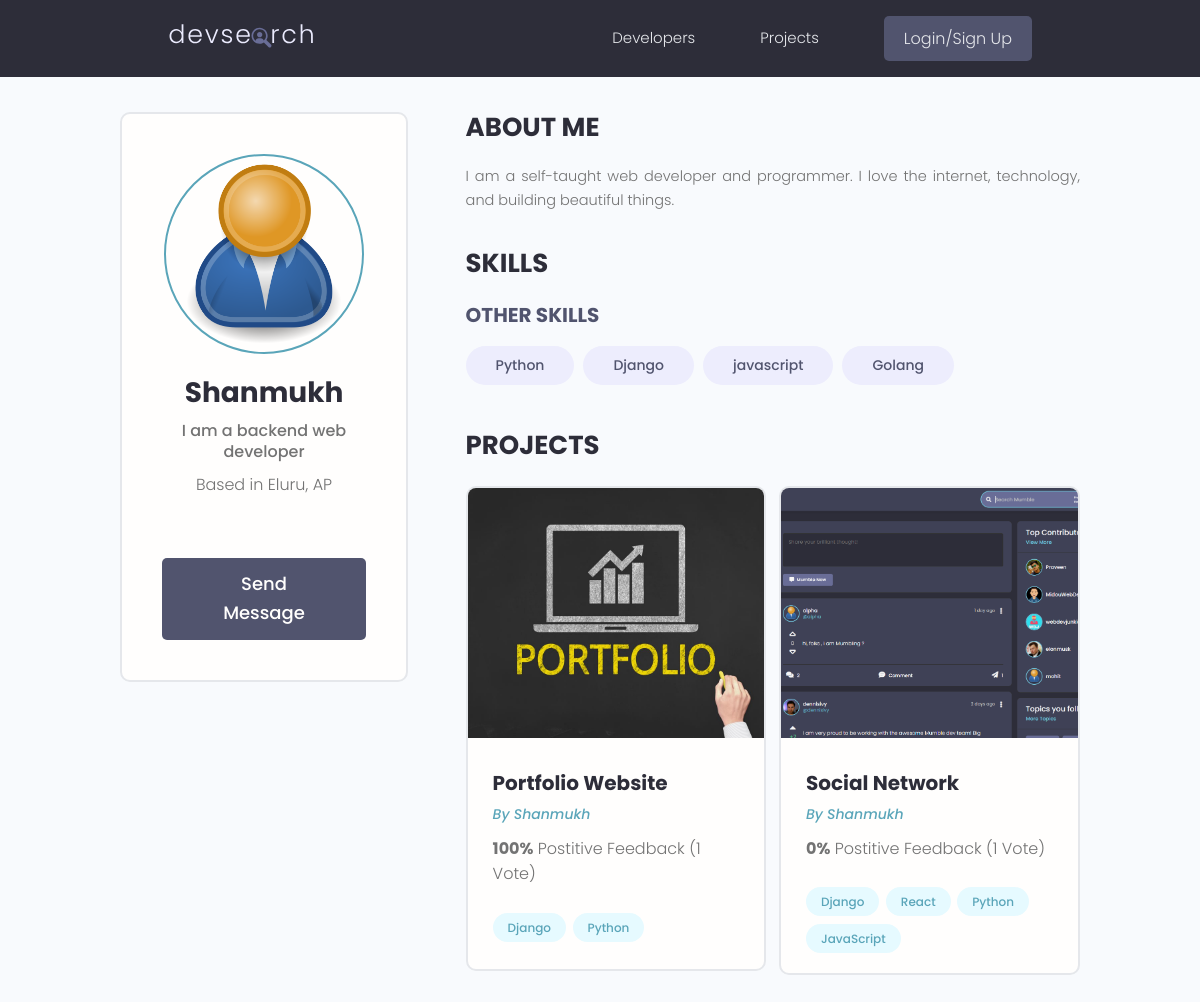
Screenshot of /profile/d951b769-801d-4a21-a78c-5590eb86a519/ with the database file from the repository.
### users/models.py (models this page shows, shortened)
class Profile(models.Model):
    user = models.OneToOneField(User,on_delete=models.CASCADE, null=True, blank=True)
    name =  models.CharField(max_length=200, null=True, blank=True)
    username =  models.CharField(max_length=200, null=True, blank=True)
    email = models.EmailField(max_length=200, null=True, blank=True)
    location =  models.CharField(max_length=200, null=True, blank=True)
    short_intro = models.CharField(max_length=200, null=True, blank=True)
    bio = models.TextField(null=True, blank=True)
    profile_image = models.ImageField(null=True, blank=True,upload_to='profiles/',default='profiles/user-default.png')
    social_github = models.CharField(max_length=200, null=True, blank=True)
    social_twitter = models.CharField(max_length=200, null=True, blank=True)
    social_linkedin = models.CharField(max_length=200, null=True, blank=True)
    social_youtube = models.CharField(max_length=200, null=True, blank=True)
    social_website = models.CharField(max_length=200, null=True, blank=True)
    created = models.DateTimeField(auto_now_add=True)
    id = models.UUIDField(default=uuid.uuid4,unique=True,primary_key=True,editable=False)
    class Meta:
        ordering = ['created']
    @property
    def imageurl(self):
        try:    url = self.profile_image.url
        except: url = ''
        return url
    class Meta:
        ordering = ['created']      #desc: ['-created']

class Skill(models.Model):
    owner = models.ForeignKey(Profile,on_delete=models.CASCADE, null=True,blank=True)
    name = models.CharField(max_length=200,null=True,blank=True)
    description = models.TextField(null=True,blank=True)
    created = models.DateTimeField(auto_now_add=True)
    id = models.UUIDField(default=uuid.uuid4,unique=True,primary_key=True,editable=False)
    def __str__(self):
        return str(self.name)

### projects/models.py (models this page shows, shortened)
class Project(models.Model):
    owner = models.ForeignKey(Profile,on_delete=models.CASCADE,null=True,blank=True)
    title = models.CharField(max_length=200)
    description = models.TextField(null=True,blank=True)
    featured_image = models.ImageField(null=True,blank=True, default='default.jpg')
    demo_link = models.CharField(max_length=2000, null=True,blank=True)
    source_link = models.CharField(max_length=2000, null=True,blank=True)
    tags = models.ManyToManyField('Tag',blank=True) #anotherway: tag = models.ManyToManyField(Tag,null=True)
    vote_total = models.IntegerField(default=0,null=True,blank=True)
    vote_ratio = models.IntegerField(default=0,null=True,blank=True)
    created = models.DateTimeField(auto_now_add=True)
    id = models.UUIDField(default=uuid.uuid4,unique=True,primary_key=True,editable=False)
    class Meta:
        ordering = ['-vote_ratio','-vote_total','title']      #desc: ['-created']
    @property
    def imageurl(self):
        try:    url = self.featured_image.url
        except: url = ''
        return url

class Tag(models.Model):
    name = models.CharField(max_length=200)
    created = models.DateTimeField(auto_now_add=True)
    id = models.UUIDField(default=uuid.uuid4,unique=True,primary_key=True,editable=False)

### users/views.py (the view)
# urls.py: path('profile/<str:val>/',views.getprofile,name='profile'),
def getprofile(req,val):
    prof = Profile.objects.get(id=val)
    topskills = prof.skill_set.exclude(description__exact='')
    otherskills = prof.skill_set.filter(description='')
    cntxt = {'prof':prof,'topskills':topskills,'otherskills':otherskills}
    return render(req,'users/profile.html',cntxt)

### users/templates/users/profile.html (shortened to what this page needs)
{% extends 'main.html' %}
{% block conten %}
<main class="profile my-md">
    <div class="container">
      <div class="layout">
        <div class="column column--1of3">
          <div class="card text-center">
            <div class="card__body dev">
              <img class="avatar avatar--xl" src="{{prof.imageurl}}" />
              <h2 class="dev__name">{{prof.name}}</h2>
              <p class="dev__title">{{prof.short_intro}}</p>
              <p class="dev__location">Based in {{prof.location}}</p>
              {% if prof.id != request.user.profile.id %}
              <a href="{% url 'createmessage' prof.id %}" class="btn btn--sub btn--lg">Send Message </a>
              {% endif %}
            </div>
          </div>
        </div>
        <div class="column column--2of3">
          <div class="devInfo">
            <h3 class="devInfo__title">About Me</h3>
            <p class="devInfo__about">{{prof.bio}}</p>
          </div>
          <div class="devInfo">
            <h3 class="devInfo__title">Skills</h3>
            <div class="devInfo__skills">
              <h3 class="devInfo__subtitle">Other Skills</h3>
              <div class="devInfo__otherSkills">
                {% for skill in otherskills %}
                <span class="tag tag--pill tag--sub tag--lg">
                  <small>{{skill}}</small>
                </span>
                {% endfor %}
              </div>
            </div>
          </div>
          <div class="devInfo">
            <h3 class="devInfo__title">Projects</h3>
            <div class="grid grid--two">
            {% for proj in prof.project_set.all %}
              <div class="column">
                <div class="card project">
                  <a href="{% url 'project' proj.id %}" class="project">
                    <img class="project__thumbnail" src="{{proj.imageurl}}" alt="project thumbnail" />
                    <div class="card__body">
                      <h3 class="project__title">{{proj.title}}</h3>
                      <p><a class="project__author" href="{% url 'profile' proj.owner.id %}">By {{proj.owner.name}}</a></p>
                      <p class="project--rating">
                        <span style="font-weight: bold;">{{proj.vote_ratio}}%</span> Postitive
                        Feedback ({{proj.vote_total}} Vote{{proj.vote_total|pluralize:"s"}})
                      </p>
                      <div class="project__tags">
                        {% for tag in proj.tags.all %}
                        <span class="tag tag--pill tag--main">
                          <small>{{tag.name}}</small>
                        </span>
                        {% endfor %}
                      </div>
                    </div>
                  </a>
                </div>
              </div>
            {% endfor %}
            </div>
          </div>
        </div>
      </div>
    </div>
  </main>
{% endblock conten %}

### static/styles/app.css (style rules this page uses)
:root { --color-sub: #2d2d39; }
.btn--sub { background-color: var(--color-sub-light); }
.card { border: 2px solid var(--color-light); }
img { width: 100%; }
.profile .card > .dev { padding: 4rem; }
.dev__name { color: var(--color-sub); font-size: 2.8rem; font-weight: 700; margin-top: 1rem; margin-bottom: 0.5rem; }
.dev__title { font-size: 1.6rem; font-weight: 500; line-height: 1.3; }
.dev__location { margin-top: 1rem; }
.devInfo { margin-bottom: 3rem; }
.devInfo__title, .devInfo__subtitle { font-size: 2.6rem; color: var(--color-sub); text-transform: uppercase; font-weight: 700; margin-bottom: 1.5rem; }
.devInfo__subtitle { font-size: 2rem; color: var(--color-sub-light); }
.devInfo__about, .devSkill__info { font-size: 1.45rem; line-height: 1.7; text-align: justify; }
.project__author { font-size: 1.4rem; font-style: italic; }
.project--rating { margin-bottom: 1.6em; margin-top: .5em; }
.project__thumbnail { height: 25rem; object-fit: cover; object-position: top center; }
.project__title { font-size: 2rem; font-weight: 700; color: var(--color-sub); }

### static/uikit/styles/modules/_variables.css (style rules this page uses)
:root { --color-main: #5aa5b9; --color-main-light: #e6faff; --color-sub: #3f4156; --color-sub-light: #51546e; --color-sub-lighter: #ededfd; --color-text: #737373; --color-gray: #8b8b8b; --color-light: #e5e7eb; --color-light-gray: #767676; --color-bg: #f8fafd; --color-white: #fffefd; --color-white-light: #f3f3f3; --color-success: #359e64; --color-success-bg: #def8e8; --color-error: #fc4b0b; --color-error-bg: #fff2ee; --font-base: 'Poppins', arial, helvetica, 'Segoe UI', roboto, ubuntu, sans-serif; --font-monospace: 'Fira Code', 'Courier New', courier, monospace; --font-regular: 300; --font-medium: 500; --font-bold: 700; --generic-shadow: 1px 1px 5px #00000010; --generic-transition: all 0.3s ease-in-out; }

### static/uikit/styles/modules/_base.css (style rules this page uses)
* { margin: 0; padding: 0; box-sizing: border-box; text-rendering: optimizeLegibility; color: inherit; font-size: inherit; }
html { font-size: 50%; }
@media only screen and (min-width: 480px) { html { font-size: 56.25%; } }
@media only screen and (min-width: 1200px) { html { font-size: 62.5%; } }
body { line-height: 1.6; font-weight: 400; font-size: 1.5rem; color: var(--color-text); background-color: var(--color-bg); min-height: 100vh; }

### static/uikit/styles/modules/_typography.css (style rules this page uses)
* { font-family: var(--font-base); }
h2 { font-size: 3.6rem; font-weight: var(--font-bold); }
h3 { font-size: 3.2rem; font-weight: var(--font-medium); }
p, span, strong { font-size: 1.6rem; color: var(--color-text); font-weight: var(--font-regular); }
a { padding-bottom: 2px; text-decoration: none; display: inline-block; color: var(--color-main); font-weight: var(--font-medium); }

### static/uikit/styles/modules/_utilities.css (style rules this page uses)
.container { width: 92%; max-width: 165rem; margin: 0 auto; box-sizing: border-box; }
@media screen and (min-width: 1000px) { .container { width: 90%; } }
@media screen and (min-width: 1200px) { .container { width: 80%; } }
.text-center { text-align: center; }
.my-md { margin: 3rem auto; }

### static/uikit/styles/modules/_avatar.css (style rules this page uses)
.avatar { border-radius: 50%; border: 2px solid var(--color-main); object-fit: cover; }
.avatar--xl { height: 20rem; width: 20rem; }

### static/uikit/styles/modules/_button.css (style rules this page uses)
.btn { display: inline-block; position: relative; cursor: pointer; background-color: var(--color-light); font-weight: var(--font-medium); color: var(--color-sub); text-decoration: none; padding: 1rem 2rem; border-radius: 0.5rem; border: none; width: -webkit-fit-content; width: -moz-fit-content; width: fit-content; height: -webkit-fit-content; height: -moz-fit-content; height: fit-content; font-size: 1.6rem; outline-width: 0; outline-color: transparent; -webkit-backface-visibility: hidden; backface-visibility: hidden; transition: all 0.3s ease-in-out; }
.btn--sub { background-color: var(--color-sub); color: var(--color-white); }
.btn--lg { font-size: 1.8rem; padding: 1.2rem 4.5rem; }

### static/uikit/styles/modules/_card.css (style rules this page uses)
.card { border-radius: 1rem; background-color: var(--color-white); border: 1.5px solid var(--color-light); width: auto; height: auto; margin-top: 0.5rem; margin-bottom: 0.5rem; overflow: hidden; }
.card__body, .card__header { padding: 2rem 2.5rem; }

### static/uikit/styles/modules/_grid.css (style rules this page uses)
.grid { display: flex; flex-wrap: wrap; justify-content: flex-start; align-items: stretch; }
.grid > .column { min-width: 28rem; margin-bottom: 2.5rem; }
.grid--two > .column { flex-basis: 100%; }
@media screen and (min-width: 800px) { .grid--two { margin-right: -2%; } }
@media screen and (min-width: 800px) { .grid--two > .column { margin-right: 2%; } }
@media screen and (min-width: 800px) { .grid--two > .column { flex-basis: 48%; } }

### rows the page displays
Profile: imageurl (placeholder picture), name "Shanmukh", short_intro "I am a backend web developer", location "Eluru, AP", bio "I am a self-taught web developer and programmer. I love the internet, technology, and building beautiful things."
Skill: name "Python"
Skill: name "Django"
Skill: name "javascript"
Skill: name "Golang"
Project: imageurl (picture), title "Portfolio Website", owner.name "Shanmukh", vote_ratio "100", vote_total "1"
Tag: name "Django"
Tag: name "Python"
Project: imageurl (picture), title "Social Network", owner.name "Shanmukh", vote_ratio "0", vote_total "1"
Tag: name "React"
Tag: name "JavaScript"
